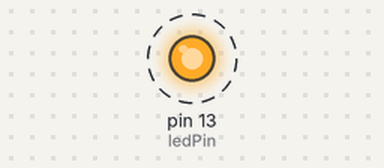
Recording of a sketch running on a simulated Arduino Uno, built with avr-gcc and run on an emulated ATmega328P. Parts: output pins drawn as LEDs (lit = HIGH). Dashed ring = blinking. What the sketch prints to the serial monitor is not drawn.

Above: at 0.5 s.
Timing chart, 0 to 4.6 s (numbered marks = the images above):
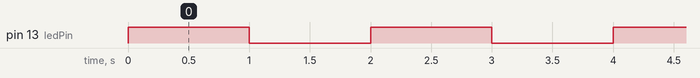

Measured:
- by itself, pin 13 (ledPin): alternates HIGH for 1.0 s and LOW for 1.0 s

The sketch:

BaseLED.ino
```cpp
// Menentukan pin LED
const int ledPin = 13;

void setup() {
  // Memulai komunikasi Serial dengan kecepatan 9600 bps
  Serial.begin(9600);

  // Mengatur pin digital sebagai OUTPUT
  pinMode(ledPin, OUTPUT);

  Serial.println("Sistem Dimulai...");
}

void loop() {
  // Menyalakan LED
  digitalWrite(ledPin, HIGH);
  Serial.println("LED Menyala (ON)"); // Mengirim pesan ke Serial Monitor
  delay(1000); // Tunggu 1 detik (1000 milidetik)

  // Mematikan LED
  digitalWrite(ledPin, LOW);
  Serial.println("LED Mati (OFF)");  // Mengirim pesan ke Serial Monitor
  delay(1000); // Tunggu 1 detik
}
```
